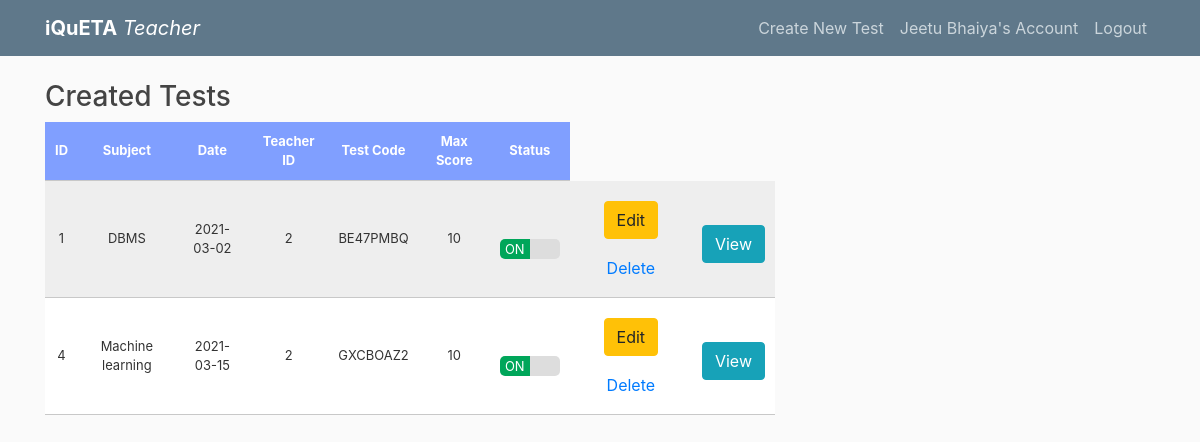
The page /dashboard (signed in) on the database its author committed.
### flask_app/models.py (models this page shows, shortened)
class Teacher(db.Model, UserMixin):
    id = db.Column(db.Integer, primary_key=True)
    name = db.Column(db.String(50), nullable=False)
    email = db.Column(db.String(120), unique=True, nullable=False)
    image_file = db.Column(db.String(20), nullable=False, default='default.jpg')
    password = db.Column(db.String(60), nullable=False)
    tests = db.relationship('Test', backref='teacher', lazy=True)

class Test(db.Model):
    id = db.Column(db.Integer, primary_key=True)
    subject = db.Column(db.String(100), nullable=False)
    date_created = db.Column(db.Date, nullable=False, default=datetime.utcnow)
    teacher_id = db.Column(db.Integer, db.ForeignKey('teacher.id'), nullable=False)
    code = db.Column(db.String(8),nullable = False)
    status = db.Column(db.Boolean,nullable = False)
    questions = db.relationship('Questions', backref='test', lazy=True)
    max_score = db.Column(db.Integer)
    def __repr__(self):
        return f"Test('{self.subject}' - '{self.date_created}')"

### flask_app/routes.py (the view)
@app.route("/dashboard",methods=['POST', 'GET'])
@login_required
def dashboard():
    if currentUserType.isStudent():
        code_form = CodeForm()
        if code_form.validate_on_submit():
            c = code_form.code.data
            t = Test.query.filter_by(code=c).first()
            return redirect(url_for("test",testId=t.id))
        return render_template('studdash.html', title='Dashboard', form=code_form ,currentUserType = currentUserType)
    else:
        dat=Test.query.filter_by(teacher_id=current_user.id).all()
        print(dat)
        return render_template('teacher_dash.html', title='Dashboard',currentUserType = currentUserType,rows=dat)

### flask_app/__init__.py (called while the page is built)
    def isStudent(self):
        if self._type == "student":
            return True
        return False

    def isTeacher(self):
        if self._type == "teacher":
            return True
        return False

### flask_app/models.py (called while the page is built)
@login_manager.user_loader
def load_user(user_id):
    if currentUserType.isTeacher():
        return Teacher.query.get(int(user_id))
    else:
        return Student.query.get(int(user_id))

### flask_app/templates/teacher_dash.html (shortened to what this page needs)
<!DOCTYPE html>
<html>
<head>
    <link rel="stylesheet" href="https://maxcdn.bootstrapcdn.com/bootstrap/4.0.0/css/bootstrap.min.css">
    <link rel="stylesheet" href="http://code.jquery.com/ui/1.12.1/themes/base/jquery-ui.css">
    <link rel="stylesheet" type="text/css" href="{{ url_for('static', filename='main.css') }}">
</head>
<body>
    <header class="site-header">
      <nav class="navbar navbar-expand-md navbar-dark bg-steel fixed-top">
        <div class="container">
            <a class="navbar-brand mr-4" href="{{ url_for('home') }}"><b>iQuETA</b> <i>Teacher</i></a>
          <div class="collapse navbar-collapse" id="navbarToggle">
            <div class="navbar-nav">
              {% if current_user.is_authenticated %}
                  <a class="nav-item nav-link" href="" data-toggle="modal" data-target="#mymodal" > Create New Test</a>
                <a class="nav-item nav-link" href="{{ url_for('account') }}"> {{current_user.name}}'s Account</a>
                <a class="nav-item nav-link" href="{{ url_for('logout') }}">Logout</a>
              {% else %}
                <a class="nav-item nav-link" href="{{ url_for('login') }}">Login</a>
                <a class="nav-item nav-link" href="{{ url_for('register') }}">Register</a>
              {% endif %}
            </div>
          </div>
        </div>
      </nav>
    </header>
    <main role="main" class="container">
      <div class="row">
        <div class="col-md-8">
              <h3>Created Tests</h3>
                    <table class="dataframe male">
                    <thead>
                        <th>ID</th>
                        <th>Subject</th>
                        <th>Date</th>
                        <th>Teacher ID</th>
                        <th>Test Code</th>
                        <th>Max Score</th>
                        <th>Status</th>
                    </thead>
                    {% for r in rows %}
                        <tr>
                            <td>{{r.id}}</td>
                            <td>{{r.subject}}</td>
                            <td>{{r.date_created}}</td>
                            <td>{{r.teacher_id}}</td>
                            <td>{{r.code}}</td>
                            <td>{{r.max_score}}</td>
                            <td>
                              {% if (r.status==True): %}<div class="wrapper">
                                <div class="onoff onoff-on"></div>
                              </div>
                              {% else %}
                              <div class="wrapper">
                                <div class="onoff onoff-off"></div>
                              </div>
                              {% endif %}
                            </td>
                            <td><a href="/update/{{r.id}}" class="btn btn-warning btn-xs" data-toggle="modal" data-target="#modaledit{{r.id}}">Edit</a>
                            <a href="/delete/{{r.id}}" class="btn btn-default btn-xs" onclick="return confirm('Are you sure you want to delete?')">Delete</a></td>
                            <td><a href="/viewqns/{{r.id}}"class="btn btn-info btn-xs">View</a>
                            </td>
                        </tr>
                    {% endfor %}
                </table>
        </div>
      </div>
    </main>
  </body>
</html>

### flask_app/static/main.css (style rules this page uses)
body { background: #fafafa; color: #333333; margin-top: 5rem; }
h1, h2, h3, h4, h5, h6 { color: #444444; }
.bg-steel { background-color: #5f788a; }
.site-header .navbar-nav .nav-link { color: #cbd5db; }
.btn { padding: .375rem .75rem; margin-top:10px; }

### flask_app/templates/teacher_dash.html (style rules this page uses)
table.dataframe, .dataframe th, .dataframe td { border: none; border-bottom: 1px solid #C8C8C8; border-collapse: collapse; text-align:center; padding: 10px; margin-bottom: 40px; font-size: 0.9em; }
.male th { background-color: #809fff; color: white; }
tr:nth-child(odd) { background-color:#eee; }
tr:nth-child(even) { background-color:#fff; }
.onoff { height: 20px; padding:1px 5px; color:#fff; border-radius: 5px; width:60px; text-align: center; margin-bottom: :20px; margin-top:20px; }
.onoff-on:before { content: 'ON'; }
.onoff-on { background-color: #00a65a; border-color: #008d4c; border-right: 30px solid #ddd; cursor: pointer; }

### rows shown on the page
Teacher: name "Jeetu Bhaiya"
Test: id "1", subject "DBMS", date_created "2021-03-02", teacher_id "2", code "BE47PMBQ", max_score "10", status True (drawn)
Test: id "4", subject "Machine learning", date_created "2021-03-15", teacher_id "2", code "GXCBOAZ2", max_score "10", status True (drawn)
